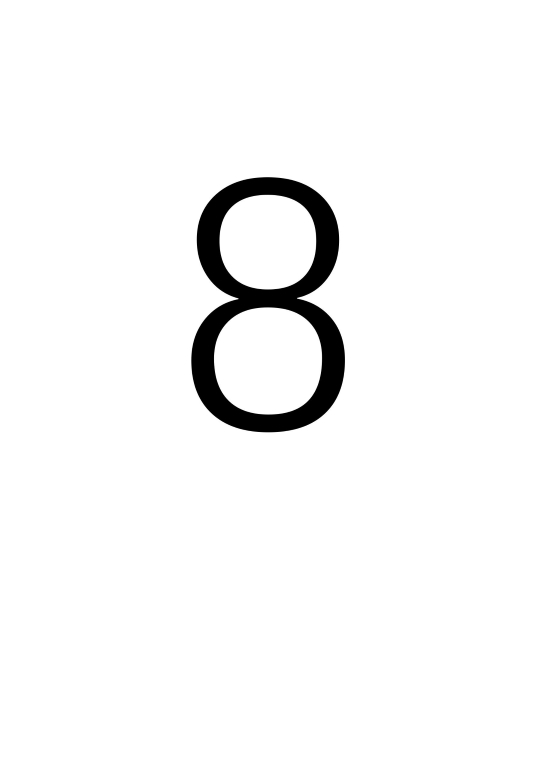
//> input picture opencv_learn/src/8.JPG, 536 x 758 px; the run also reads 1 picture not shown here
$ ./opencv_learn   (built with g++ and OpenCV 4)
//> lines starting //> are read from the running program, lines starting //| are printed output that depends on the picture; after the words box and inside, x2 and y2 are one past the last pixel; in counts of white or black regions, pixels touching at a corner belong together
#include <iostream>
#include <opencv2/opencv.hpp>
#include <filesystem>
using namespace std;
using namespace cv;

// 函数：查找图像中的轮廓
vector<vector<Point>> findContoursInImage(const Mat& image)
{
    Mat gray;
    cvtColor(image, gray, COLOR_BGR2GRAY);  // 转为灰度图

    Mat thresh;
    threshold(gray, thresh, 0, 255, THRESH_BINARY_INV | THRESH_OTSU);  // 二值化

    vector<vector<Point>> contours;
    findContours(thresh, contours, RETR_EXTERNAL, CHAIN_APPROX_SIMPLE);  // 查找轮廓

    vector<vector<Point>> validContours;
    for (const auto& contour : contours)
    {
        double area = contourArea(contour);  // 计算轮廓面积
        if (area > 1000)  // 过滤小的轮廓
        {
            validContours.push_back(contour);
        }
    }

    return validContours;
}

// 函数：计算两幅图像的Hu矩匹配度
double calculateHuMomentsDistance(const vector<vector<Point>>& contours1, const vector<vector<Point>>& contours2)
{
    Moments m1 = moments(contours1[0]);
    Mat hu1;
    HuMoments(m1, hu1);

    Moments m2 = moments(contours2[0]);
    Mat hu2;
    HuMoments(m2, hu2);

    // 计算Hu矩之间的距离
    return matchShapes(hu1, hu2, CONTOURS_MATCH_I1, 0);
}

int main()
{
    string query_image_path = "src/8.JPG";  // 查询图像路径
    string image_folder_path = "image";  // 图像文件夹路径

    // 读取查询图像
    Mat query_image = imread(query_image_path);
//> query_image is the input picture: 758 rows x 536 cols, CV_8UC3; min 0, max 255, mean 245.9
    if (query_image.empty())
    {
        cout << "查询图像读取失败！" << endl;
        return -1;
    }

    // 查找查询图像的轮廓
    vector<vector<Point>> query_contours = findContoursInImage(query_image);
//> in findContoursInImage, `threshold(gray, thresh, 0, 255, THRESH_BINARY_INV | THRESH_OTSU);`:
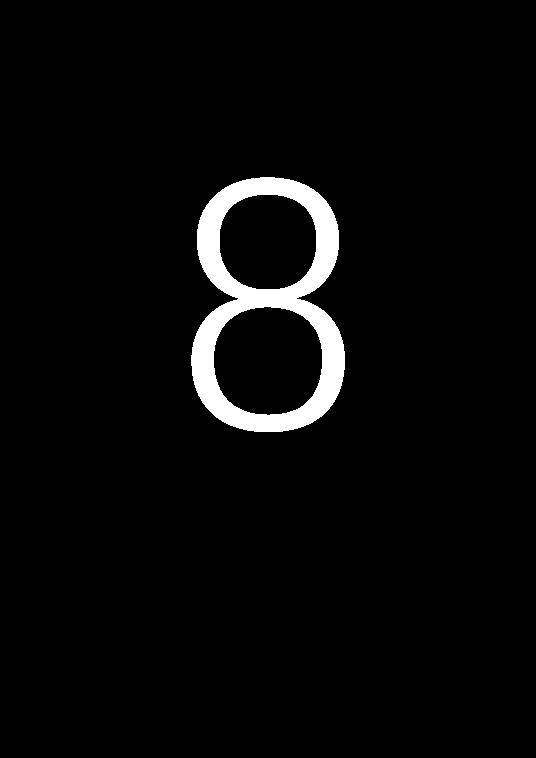
//> thresh: 758 rows x 536 cols, CV_8UC1; 3.6% white; 1 white region
//> in findContoursInImage, `findContours(thresh, contours, RETR_EXTERNAL, CHAIN_APPROX_SIMPLE);`: contours = 1 contour; box (x1, y1, x2, y2) and area: (191, 177, 345, 432) 31179
//> the loop in findContoursInImage, `for (const auto& contour : contours)` made 1 pass
//> area on pass 1: 31179
//> query_contours has the same summary as contours in findContoursInImage
    if (query_contours.empty())
    {
        cout << "查询图像没有有效轮廓！" << endl;
        return -1;
    }

    double min_distance = DBL_MAX;
    string most_similar_image = "";

    // 遍历文件夹中的所有图像
    for (const auto& entry : std::filesystem::directory_iterator(image_folder_path))
    {
        if (entry.is_regular_file())
        {
            string file_path = entry.path().string();
            Mat img = imread(file_path);
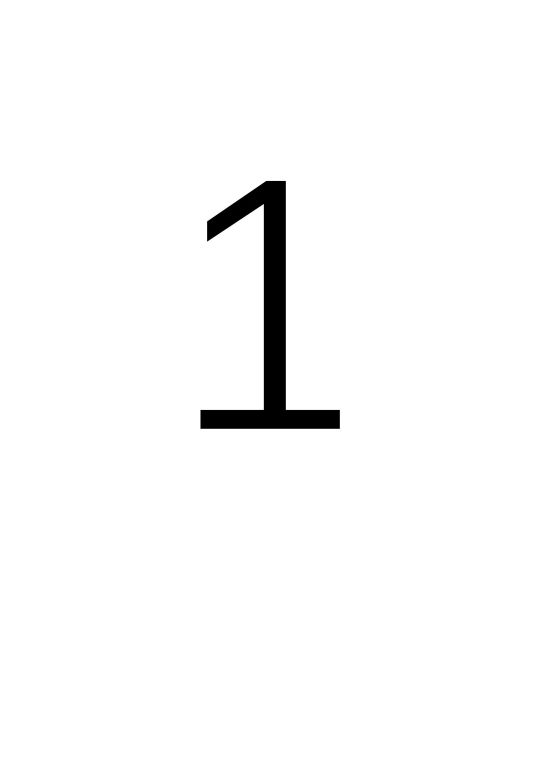
//> input picture opencv_learn/image/1.JPG, 536 x 758 px
//> img is the input picture: 758 rows x 536 cols, CV_8UC3; min 0, max 255, mean 249.4
            if (img.empty())
            {
                cout << "无法读取图像: " << file_path << endl;
                continue;
            }

            // 查找图像的轮廓
            vector<vector<Point>> img_contours = findContoursInImage(img);
//> in findContoursInImage (call 2), `threshold(gray, thresh, 0, 255, THRESH_BINARY_INV | THRESH_OTSU);`:
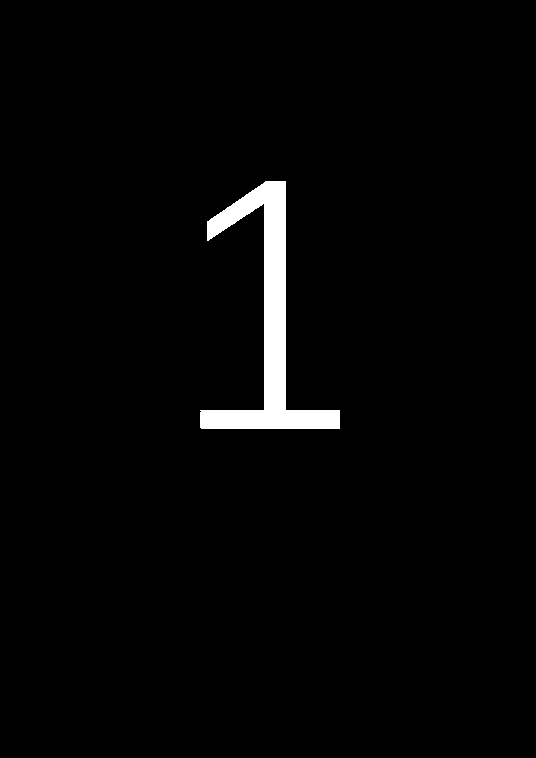
//> thresh: 758 rows x 536 cols, CV_8UC1; 2.2% white; 1 white region
//> in findContoursInImage (call 2), `findContours(thresh, contours, RETR_EXTERNAL, CHAIN_APPROX_SIMPLE);`: contours = 1 contour; box (x1, y1, x2, y2) and area: (200, 181, 340, 429) 8436
//> the loop in findContoursInImage (call 2), `for (const auto& contour : contours)` made 1 pass
//> area on pass 1: 8435.5
//> img_contours has the same summary as contours in findContoursInImage
            if (img_contours.empty())
            {
                continue;  // 跳过没有有效轮廓的图像
            }

            // 计算Hu矩匹配度（距离）
            double dist = calculateHuMomentsDistance(query_contours, img_contours);
//> in calculateHuMomentsDistance, `Moments m1 = moments(contours1[0]);`: m1 = moments, m00 31179, centre m10/m00, m01/m00 = (267.6, 306.7)
//> in calculateHuMomentsDistance, `HuMoments(m1, hu1);`: hu1 = [0.204, 0.0125, 5.95e-05, 8.13e-06, 1.79e-10, 9.09e-07, 4.01e-12]
//> in calculateHuMomentsDistance, `Moments m2 = moments(contours2[0]);`: m2 = moments, m00 8435.5, centre m10/m00, m01/m00 = (267.9, 320.9)
//> in calculateHuMomentsDistance, `HuMoments(m2, hu2);`: hu2 = [0.953, 0.629, 0.0631, 0.00962, 0.000167, 0.00616, 0.000168]
//> dist = 2.47
            cout << "Processed: " << file_path << " | Distance: " << dist << endl;
//| Processed: image/1.JPG | Distance: 2.47413

            // 更新最相似图像
            if (dist < min_distance)
            {
                min_distance = dist;
//> min_distance = 2.47
                most_similar_image = file_path;
            }
        }
    }
//> pass 2 of the loop `for (const auto& entry : std::filesystem::directory_iterator(image_fol..`:
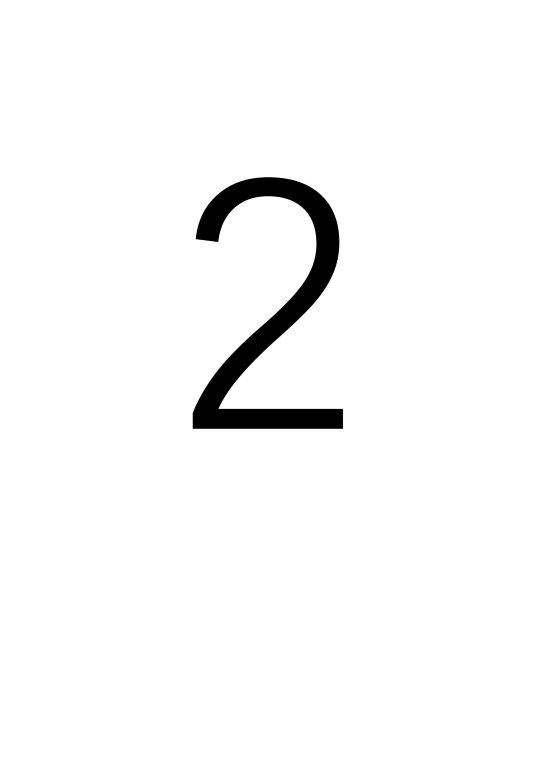
//> input picture opencv_learn/image/2.JPG, 536 x 758 px
//> img is the input picture: 758 rows x 536 cols, CV_8UC3; min 0, max 255, mean 247.9
//> in findContoursInImage (call 3), `threshold(gray, thresh, 0, 255, THRESH_BINARY_INV | THRESH_OTSU);`:
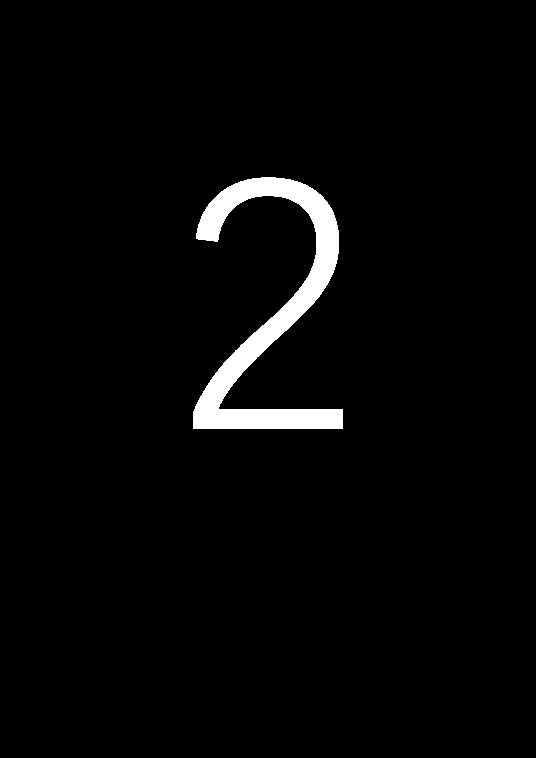
//> thresh: 758 rows x 536 cols, CV_8UC1; 2.8% white; 1 white region
//> contours = 1 contour; box (x1, y1, x2, y2) and area: (193, 177, 343, 429) 10789
//> the loop in findContoursInImage (call 3), `for (const auto& contour : contours)` made 1 pass
//> area on pass 1: 10789
//> img_contours has the same summary as contours in findContoursInImage
//> dist = 4.38
//| Processed: image/2.JPG | Distance: 4.38468
//> pass 3 of the loop `for (const auto& entry : std::filesystem::directory_iterator(image_fol..`:
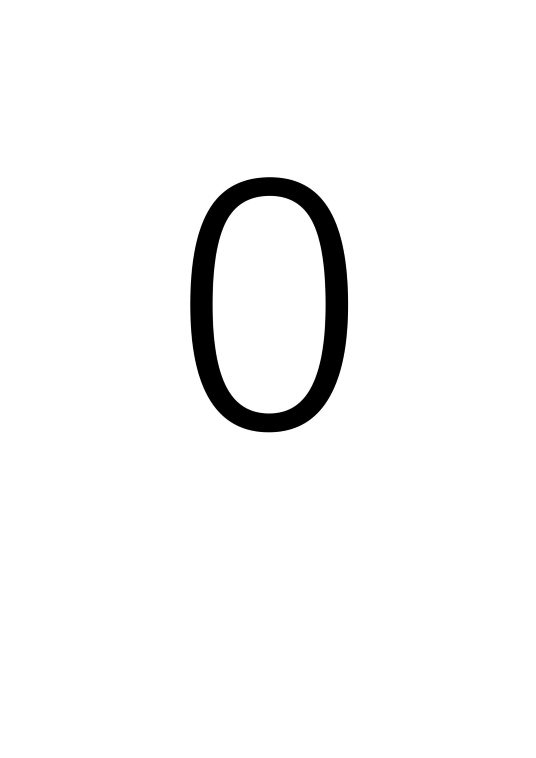
//> input picture opencv_learn/image/0.JPG, 536 x 758 px
//> img is the input picture: 758 rows x 536 cols, CV_8UC3; min 0, max 255, mean 246.9
//> in findContoursInImage (call 4), `cvtColor(image, gray, COLOR_BGR2GRAY);`:
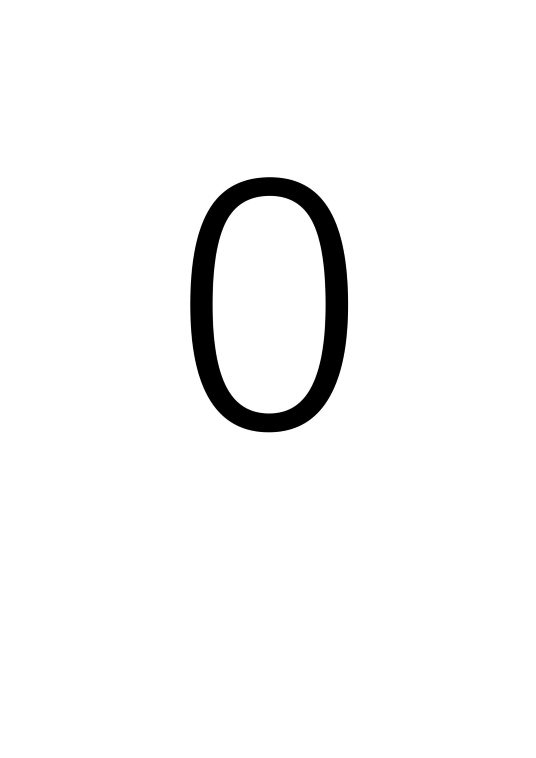
//> gray: 758 rows x 536 cols, CV_8UC1; min 0, max 255, mean 246.9
//> in findContoursInImage (call 4), `threshold(gray, thresh, 0, 255, THRESH_BINARY_INV | THRESH_OTSU);`:
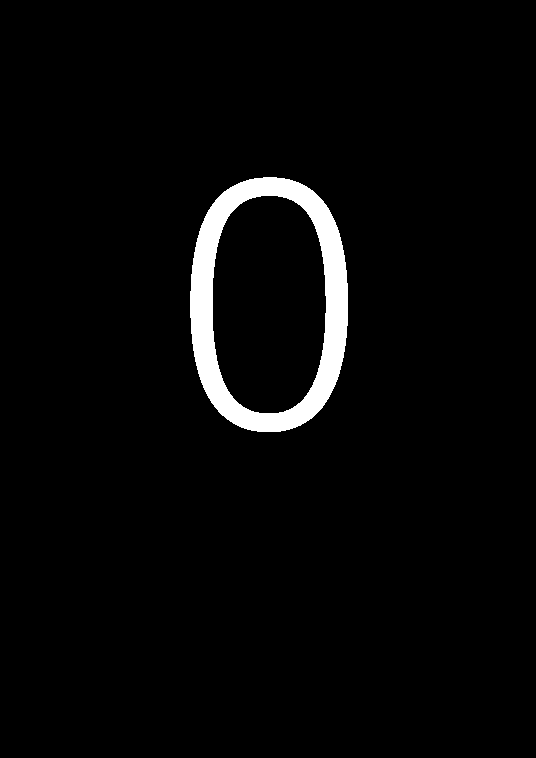
//> thresh: 758 rows x 536 cols, CV_8UC1; 3.2% white; 1 white region
//> contours = 1 contour; box (x1, y1, x2, y2) and area: (190, 177, 348, 432) 33256
//> the loop in findContoursInImage (call 4), `for (const auto& contour : contours)` made 1 pass
//> area on pass 1: 33255.5
//> img_contours has the same summary as contours in findContoursInImage
//> dist = 1.99
//| Processed: image/0.JPG | Distance: 1.99403
//> after the loop, min_distance = 1.99

    // 输出最相似的图像
    if (!most_similar_image.empty())
    {
        cout << "最相似的图像: " << most_similar_image << " | 最小距离: " << min_distance << endl;
//| 最相似的图像: image/0.JPG | 最小距离: 1.99403

        // 显示最相似的图像
        Mat similar_image = imread(most_similar_image);
        imshow("Most Similar Image", similar_image);
        waitKey(0);
    }
    else
    {
        cout << "没有找到相似的图像！" << endl;
    }

    return 0;
}
